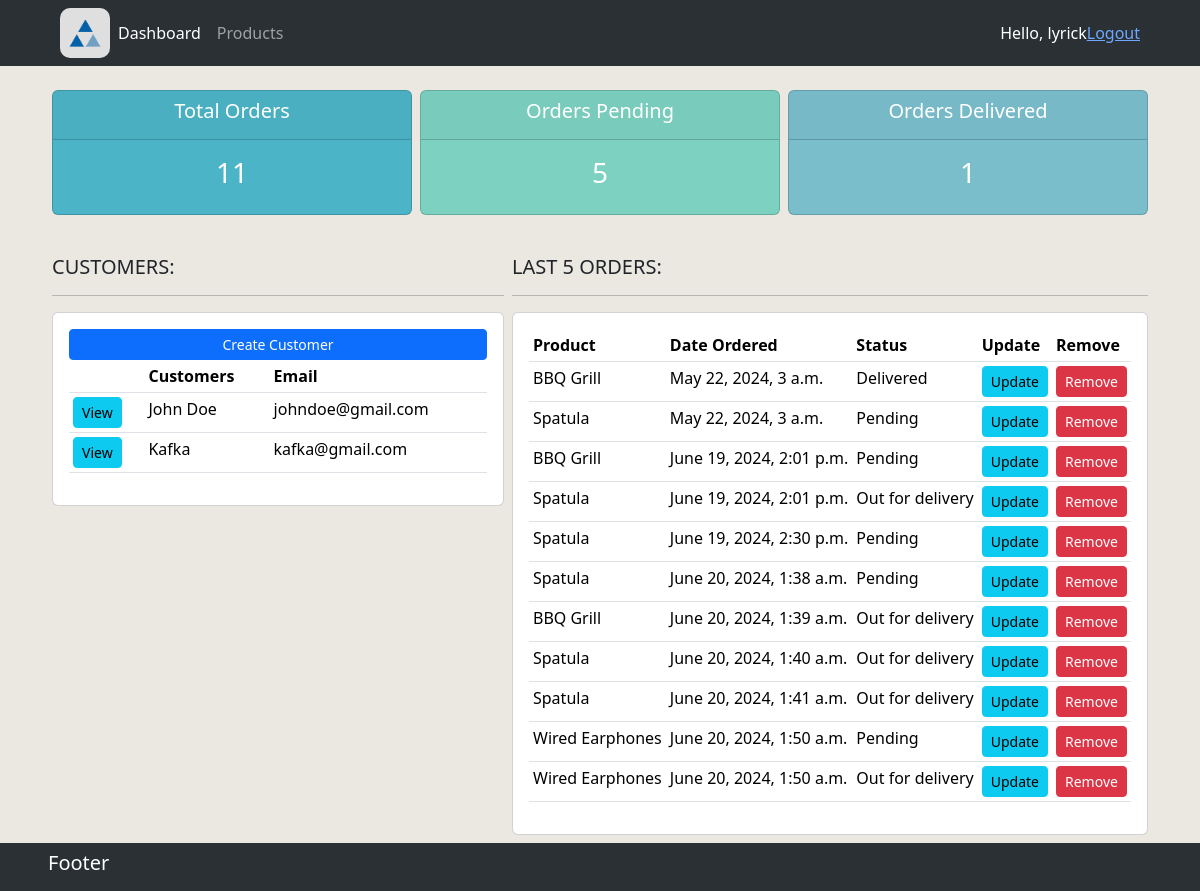
The app's page / (signed in) with its own data.
### accounts/models.py (models this page shows, shortened)
class Customer(models.Model):
    name = models.CharField(max_length=200, null=True)
    phone = models.CharField(max_length=11, null=True)
    email = models.CharField(max_length=200, null=True)
    date_created = models.DateTimeField(auto_now_add=True)

class Order(models.Model):
    customer = models.ForeignKey(Customer, null=True, on_delete=models.SET_NULL)
    product = models.ForeignKey(Product, null=True, on_delete=models.SET_NULL)
    date_created = models.DateTimeField(auto_now_add=True)
    STATUS = (
        ('Pending', 'Pending'),
        ('Out for delivery', 'Out for delivery'),
        ('Delivered', 'Delivered'),
    )
    status = models.CharField(max_length=200, null=True, choices=STATUS)

class Product(models.Model):
    name = models.CharField(max_length=200, null=True)
    price = models.FloatField(null=True)
    CATEGORY = (
        ('Indoor', 'Indoor'),
        ('Outdoor', 'Outdoor'),
    )
    category = models.CharField(max_length=200, null=True, choices=CATEGORY)
    description = models.CharField(max_length=200, null=True, blank=True)
    date_created = models.DateTimeField(auto_now_add=True)
    tags = models.ManyToManyField(Tag)
    def __str__(self):
        return self.name

### accounts/views.py (the view)
# urls.py: path('', views.home, name="home"),
@login_required(login_url='login')
def home(request):
    orders = Order.objects.all()
    customers = Customer.objects.all()
    total_customers = customers.count() # count amount of data in customers
    total_orders = orders.count()       # count amount of data in orders
    delivered = orders.filter(status='Delivered').count() # filter delivers
    pending = orders.filter(status='Pending').count() # filter delivers
    context = {"orders": orders,
               "customers": customers,
               "total_customers": total_customers,
               "total_orders": total_orders,
               "delivered": delivered,
               "pending": pending}
    return render(request, 'accounts/dashboard.html', context)

### accounts/templates/accounts/dashboard.html
{% extends 'accounts/main.html' %}
{% block content %}
{% include 'accounts/sections/status.html' %}
<br>
<div class="row px-5 gx-0">
    <div class="col-md-5 px-1">
        <h5>CUSTOMERS:</h5>
        <hr>
        <div class="card card-body">
            <a class="btn btn-primary btn-sm btn-block" href="">
                Create Customer
            </a>
            <table class="table table-sm">
                <tr>
                    <th></th>
                    <th>Customers</th>
                    <th>Email</th>
                </tr>
                {% for customer in customers %}
                    <tr>
                        <td><a class="btn btn-sm btn-info" href="{% url 'customer' customer.id %}">View</a></td>
                        <td>{{ customer.name }}</td>
                        <td>{{ customer.email }}</td>
                    </tr>
                {% endfor %}
            </table>
        </div>
    </div>
    <div class="col-md-7 px-1">
        <h5>LAST 5 ORDERS:</h5>
        <hr>
        <div class="card card-body">
            <table class="table table-sm">
                <tr>
                    <th>Product</th>
                    <th>Date Ordered</th>
                    <th>Status</th>
                    <th>Update</th>
                    <th>Remove</th>
                </tr>
                {% for order in orders %}
                    <tr>
                        <td>{{ order.product }}</td>
                        <td>{{ order.date_created }}</td>
                        <td>{{ order.status }}</td>
                        <td><a class="btn btn-sm btn-info" href="{% url 'update_order' order.id %}">Update</a></td>
                        <td><a class="btn btn-sm btn-danger" href="{% url 'delete_order' order.id %}">Remove</a></td>
                    </tr>
                {% endfor %}
            </table>
        </div>
    </div>
</div>
{% endblock %}

### accounts/templates/accounts/sections/navbar.html (shortened to what this page needs)
{% load static %}
<nav class="navbar navbar-expand-lg bg-body-tertiary bg-dark px-5 py-2" data-bs-theme="dark">
    <div class="container-fluid">
      <a href="{% url 'home' %}">
        <img src="{% static 'images/logo_clientflow2.png' %}" class="logo1" />
      </a>
      <div class="collapse navbar-collapse" id="navbarNav">
        <ul class="navbar-nav">
          <li class="nav-item">
            <a class="nav-link active" aria-current="page" href="{% url 'home' %}">Dashboard</a>
          </li>
          <li class="nav-item">
            <a class="nav-link" href="{% url 'products' %}">Products</a>
          </li>
        </ul>
      </div>
      <span style="color:white;">Hello, {{request.user}}</span>
      <span><a href="{% url 'logout' %}">Logout</a></span>
    </div>
</nav>

### static/css/main.css (style rules this page uses)
body { background-color: #eae8e1; }
.logo1 { width: 50px; height: 50px; border-radius: 10px; }

### records on screen
Customer: name "John Doe", email "johndoe@gmail.com"
Customer: name "Kafka", email "kafka@gmail.com"
Order: product "BBQ Grill", date_created "May 22, 2024, 3 a.m.", status "Delivered"
Order: product "Spatula", date_created "May 22, 2024, 3 a.m.", status "Pending"
Order: product "BBQ Grill", date_created "June 19, 2024, 2:01 p.m.", status "Pending"
Order: product "Spatula", date_created "June 19, 2024, 2:01 p.m.", status "Out for delivery"
Order: product "Spatula", date_created "June 19, 2024, 2:30 p.m.", status "Pending"
Order: product "Spatula", date_created "June 20, 2024, 1:38 a.m.", status "Pending"
Order: product "BBQ Grill", date_created "June 20, 2024, 1:39 a.m.", status "Out for delivery"
Order: product "Spatula", date_created "June 20, 2024, 1:40 a.m.", status "Out for delivery"
Order: product "Spatula", date_created "June 20, 2024, 1:41 a.m.", status "Out for delivery"
Order: product "Wired Earphones", date_created "June 20, 2024, 1:50 a.m.", status "Pending"
Order: product "Wired Earphones", date_created "June 20, 2024, 1:50 a.m.", status "Out for delivery"

### other values on screen
{{ request.user }} "lyrick"
{{ total_orders }} "11"
{{ pending }} "5"
{{ delivered }} "1"
